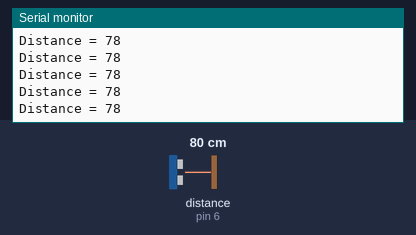
A sketch run on a simulated Arduino Uno, built with avr-gcc and run on an emulated ATmega328P. Parts: the last lines printed to the serial monitor. Wiring (inferred from the names in the program): ultrasonic range finder: trigger pin 7; echo pin 6. The test bench sets the inputs (shaded band); at power-on: distance to the obstacle (sensor on pin 6) 80 cm. The echo pulse lasts 58.3 µs per cm.

Above: at 1.2 s.
1.3 s: distance to the obstacle (sensor on pin 6) set to 4 cm
At 1.35 s:
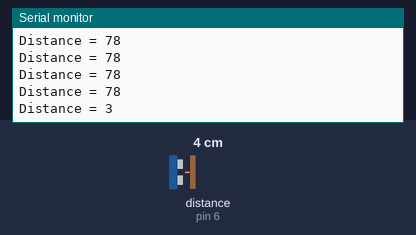
4.3 s: distance to the obstacle (sensor on pin 6) set to 18 cm
At 4.3 s:
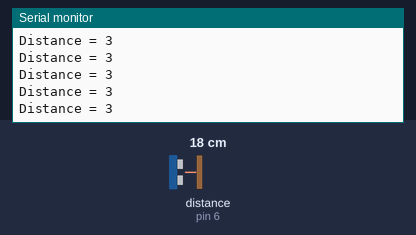
7.3 s: distance to the obstacle (sensor on pin 6) set to 120 cm
At 7.36 s:
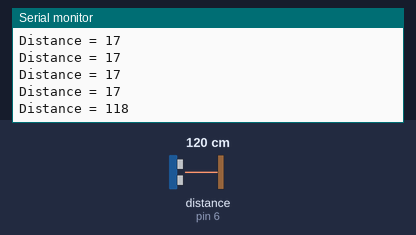
10.3 s: distance to the obstacle (sensor on pin 6) set to 2 cm
At 10.31 s:
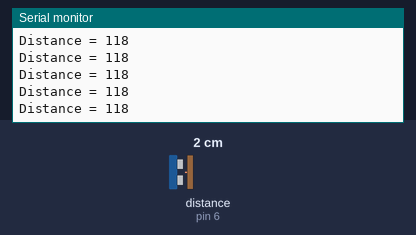
Timing chart, 0 to 13.3 s (numbered marks = the images above; inputs shaded):
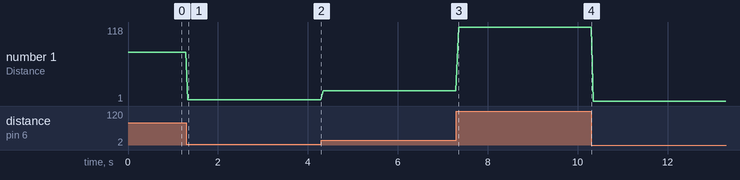

The sketch:

side_ultrasound.ino
```cpp
/* Example code for HC-SR04 ultrasonic distance sensor with Arduino. No library required. More info: https://www.makerguides.com */

// Define Trig and Echo pin:
#define trigPin 7
#define echoPin 6
//5,4 is left side
//7,6 is front. For front sensor, 5cm ~ reading of 9

// Define variables for ultrasound:
long ultrasound_duration;
int left_distance;


void setup() {
  // Define inputs and outputs for ultrasound:
  pinMode(trigPin, OUTPUT);
  pinMode(echoPin, INPUT);

  //Begin Serial communication at a baudrate of 9600:
  Serial.begin(9600);


}

void loop() {
  // Clear the trigPin by setting it LOW:
  digitalWrite(trigPin, LOW);
  delayMicroseconds(15);

  // Trigger the sensor by setting th1234e trigPin high for 10 microseconds:
  digitalWrite(trigPin, HIGH);
  delayMicroseconds(15);
  digitalWrite(trigPin, LOW);
  // Read the echoPin, pulseIn() returns the ultrasound_duration (length of the pulse) in microseconds:
  ultrasound_duration = pulseIn(echoPin, HIGH);
  // Calculate the distance:
  left_distance = ultrasound_duration * 0.034 / 2;

  // if (prev_side_dist == -1 && left_distance <=15){ //max side distance in tunnel is about 10. Ideal distance is 6
  //   prev_side_dist = left_distance;
  // }


  // Print the distance on the Serial Monitor (Ctrl+Shift+M):
  Serial.println("");
  Serial.print("Distance = ");
  Serial.print(left_distance);
  Serial.print(" ");
  // Serial.print("    Prev dist =");
  // Serial.print(prev_side_dist);


  delay(50);
}
```

Measured:
- after the input at 1.3 s, the serial monitor: prints a new line at once (image 1)
- after the input at 7.3 s, the serial monitor: prints a new line after 0.05 s (image 3)
- plotted number 1: 78 → 3 after the input at 1.3 s, 3 → 17 after the input at 4.3 s, 17 → 118 after the input at 7.3 s
